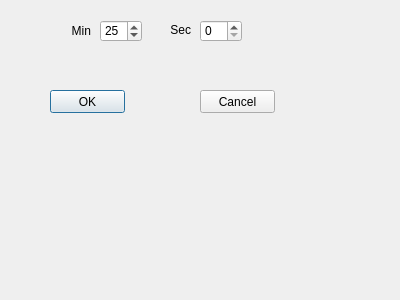
<?xml version="1.0" encoding="UTF-8"?>
<ui version="4.0">
 <class>SettingsDialog</class>
 <widget class="QDialog" name="SettingsDialog">
  <property name="geometry">
   <rect>
    <x>0</x>
    <y>0</y>
    <width>400</width>
    <height>300</height>
   </rect>
  </property>
  <property name="windowTitle">
   <string>Dialog</string>
  </property>
  <widget class="QLabel" name="label">
   <property name="geometry">
    <rect>
     <x>70</x>
     <y>20</y>
     <width>21</width>
     <height>21</height>
    </rect>
   </property>
   <property name="text">
    <string>Min</string>
   </property>
   <property name="alignment">
    <set>Qt::AlignRight|Qt::AlignTrailing|Qt::AlignVCenter</set>
   </property>
  </widget>
  <widget class="QLabel" name="label_2">
   <property name="geometry">
    <rect>
     <x>170</x>
     <y>20</y>
     <width>21</width>
     <height>20</height>
    </rect>
   </property>
   <property name="text">
    <string>Sec</string>
   </property>
   <property name="alignment">
    <set>Qt::AlignRight|Qt::AlignTrailing|Qt::AlignVCenter</set>
   </property>
  </widget>
  <widget class="QPushButton" name="pushButton_ok">
   <property name="geometry">
    <rect>
     <x>50</x>
     <y>90</y>
     <width>75</width>
     <height>23</height>
    </rect>
   </property>
   <property name="text">
    <string>OK</string>
   </property>
  </widget>
  <widget class="QPushButton" name="pushButton_cancel">
   <property name="geometry">
    <rect>
     <x>200</x>
     <y>90</y>
     <width>75</width>
     <height>23</height>
    </rect>
   </property>
   <property name="text">
    <string>Cancel</string>
   </property>
  </widget>
  <widget class="QSpinBox" name="spinBox_min">
   <property name="geometry">
    <rect>
     <x>100</x>
     <y>20</y>
     <width>42</width>
     <height>22</height>
    </rect>
   </property>
   <property name="maximum">
    <number>59</number>
   </property>
   <property name="value">
    <number>25</number>
   </property>
  </widget>
  <widget class="QSpinBox" name="spinBox_sec">
   <property name="geometry">
    <rect>
     <x>200</x>
     <y>20</y>
     <width>42</width>
     <height>22</height>
    </rect>
   </property>
   <property name="maximum">
    <number>59</number>
   </property>
  </widget>
 </widget>
 <resources/>
 <connections/>
</ui>
